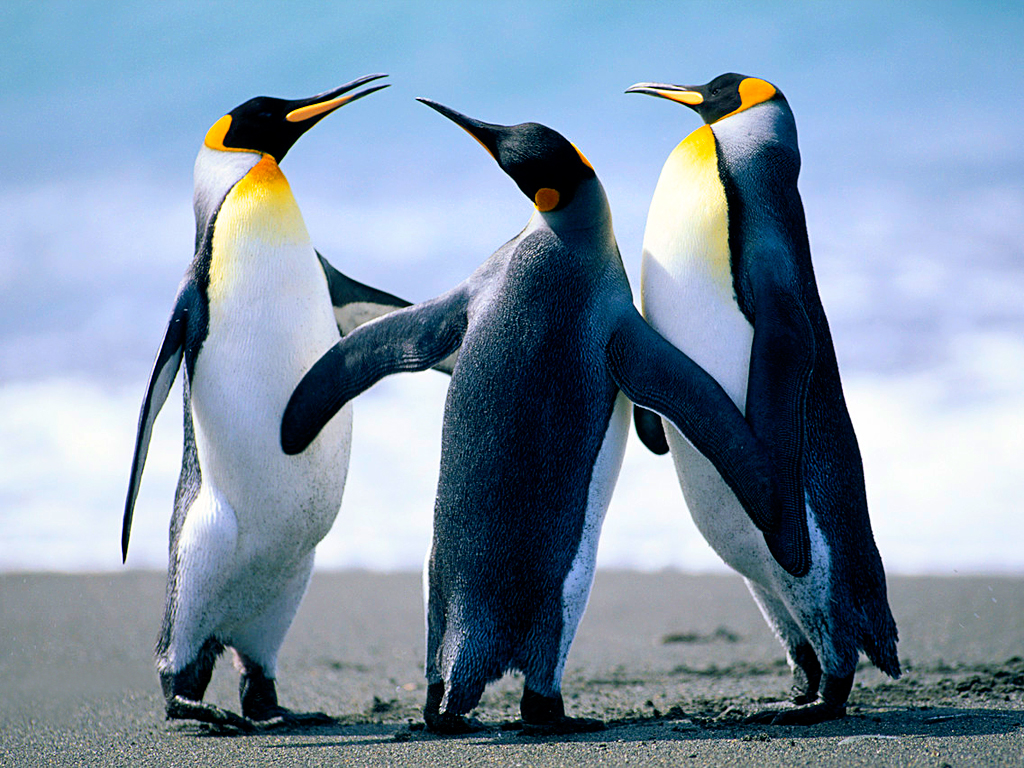
#> input picture Canny Edge Detector/Penguins.jpg, 1024 x 768 px, found by its file name
$ python erosion.py
#> lines starting #> are read from the running program, lines starting #| are printed output that depends on the picture; after the words box and inside, x2 and y2 are one past the last pixel; in counts of white or black regions, pixels touching at a corner belong together
#Write and execute programs for Erosion
import cv2
import numpy as np
img= cv2.imread("Penguins.jpg")
#> img is the input picture: shape (768, 1024, 3); mean B, G, R 168.1, 148, 127.8
kernel = np.ones((5,5),np.uint8)
imgCanny = cv2.Canny(img,100,100)
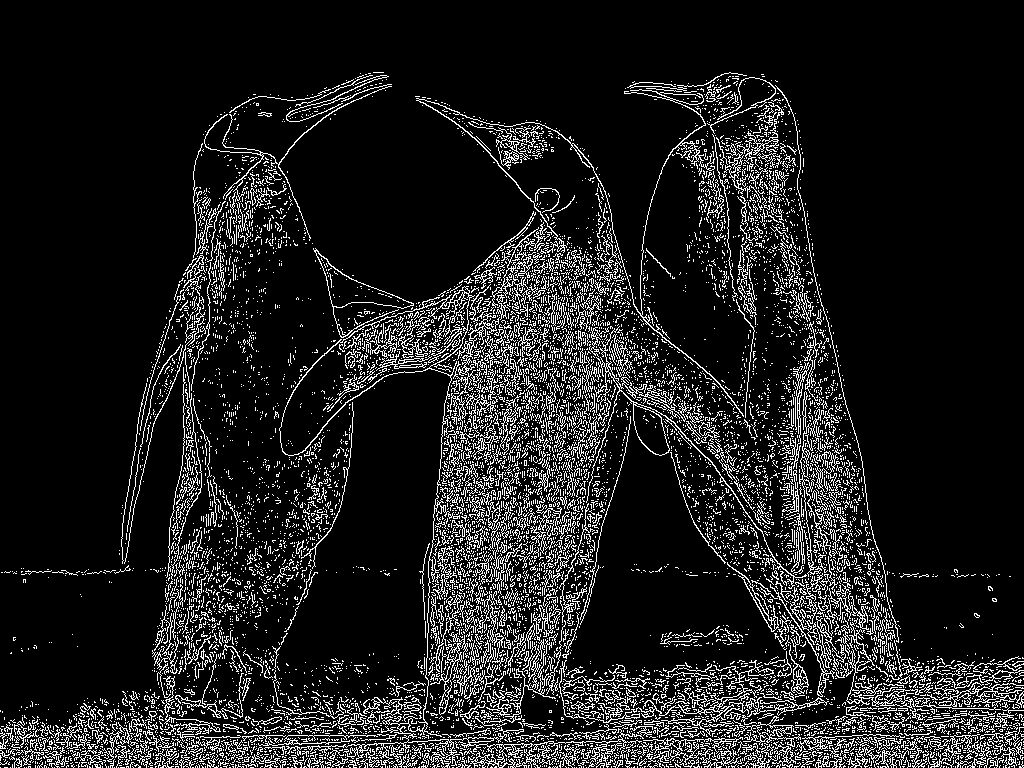
#> imgCanny: shape (768, 1024); 11.8% white in thin lines or dots
imgDilated=cv2.dilate(imgCanny,kernel,iterations=1)
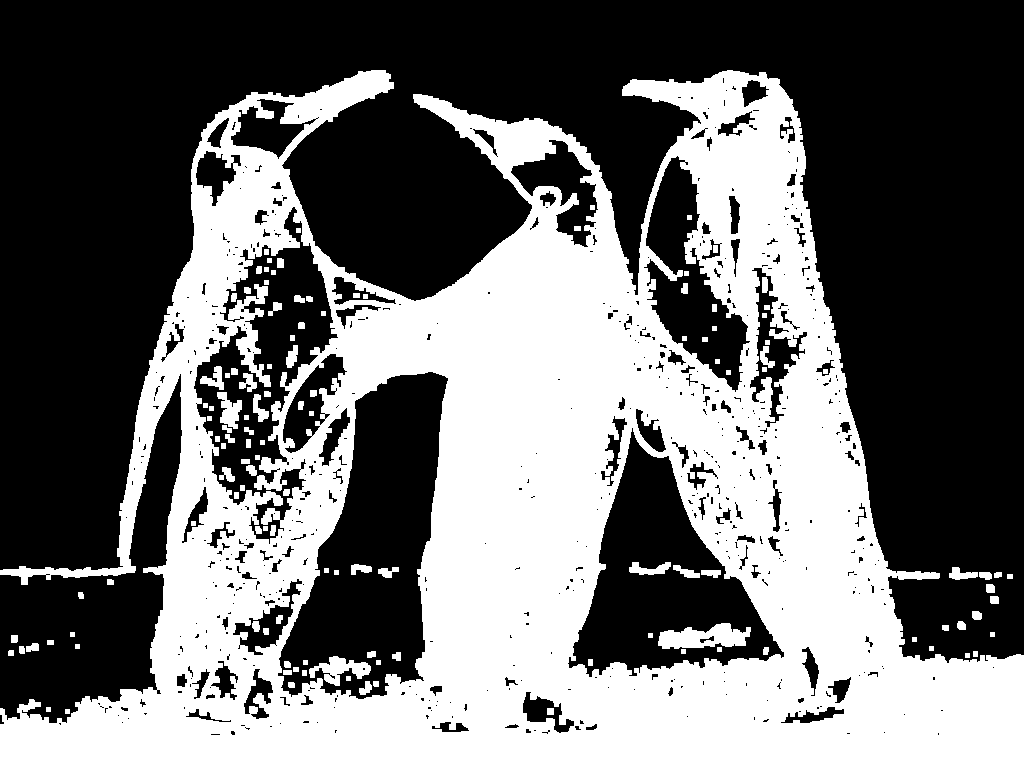
#> imgDilated: shape (768, 1024); 42.8% white; 127 white regions, largest, box (x1, y1, x2, y2) and area: (0, 70, 1024, 768) 326795, (658, 623, 751, 649) 1559, (309, 656, 371, 686) 862
imgErode= cv2.erode(imgDilated,kernel,iterations=1)
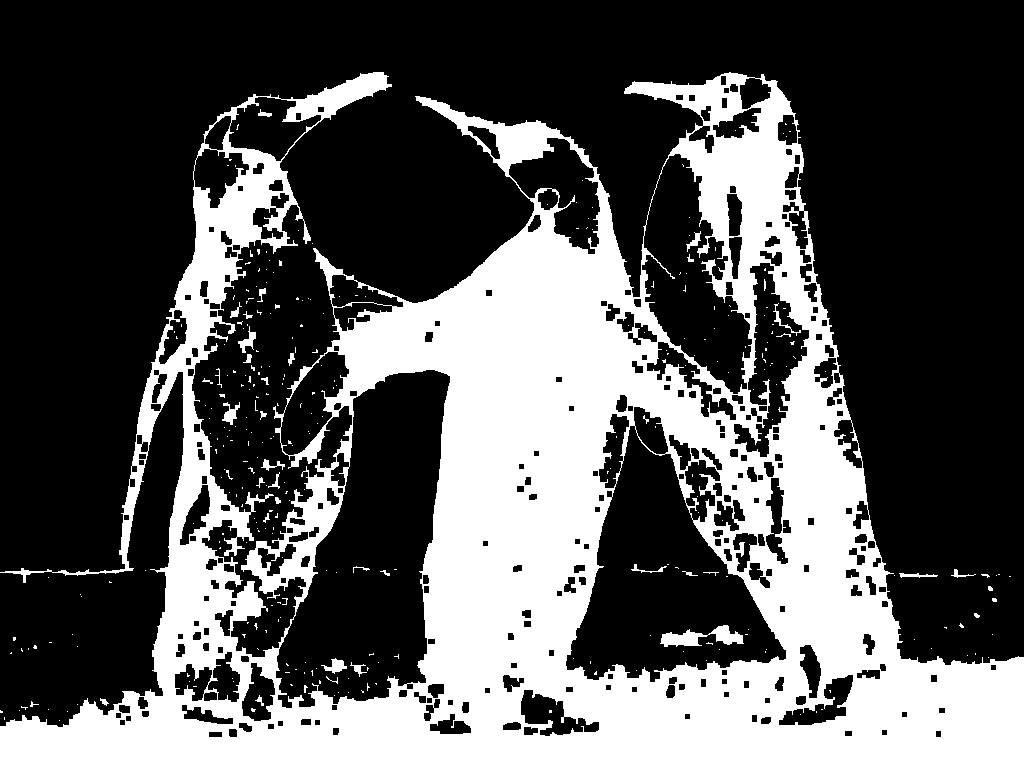
#> imgErode: shape (768, 1024); 34.2% white; 327 white regions (288 under 20 px), largest, box (x1, y1, x2, y2) and area: (0, 72, 1024, 768) 264628, (660, 625, 744, 647) 873, (321, 658, 347, 674) 192
cv2.imshow("Eroded Image", imgErode)
cv2.waitKey(0)
